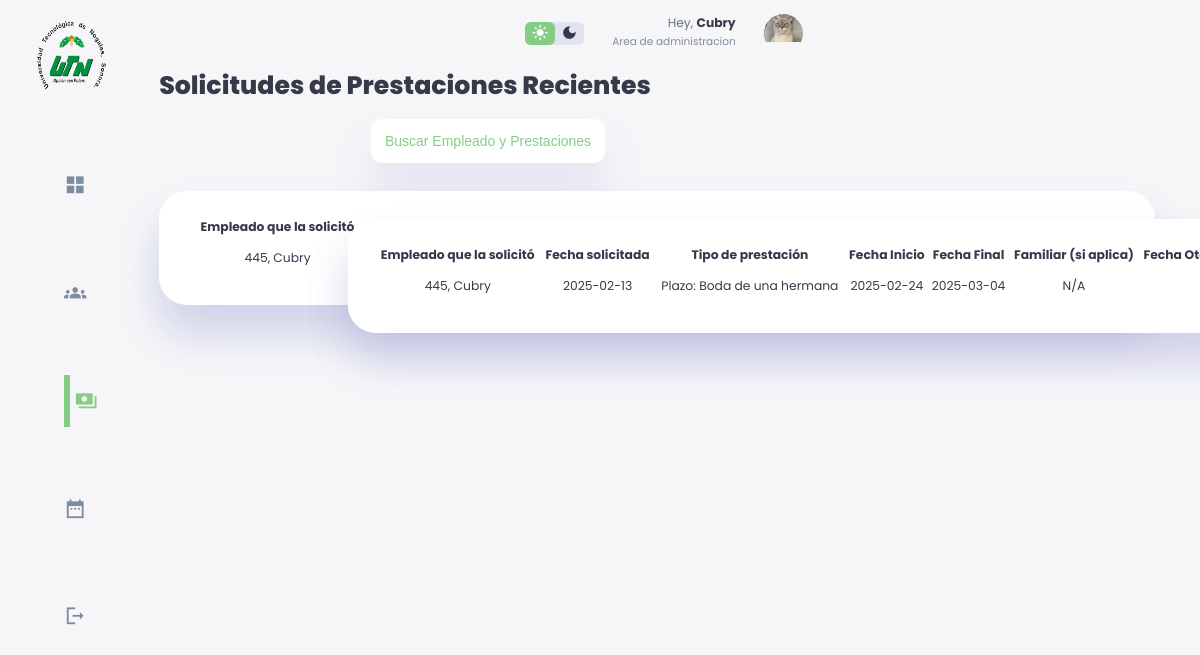
Before: /solicitudesprestaciones.php (signed in) with the older database file.
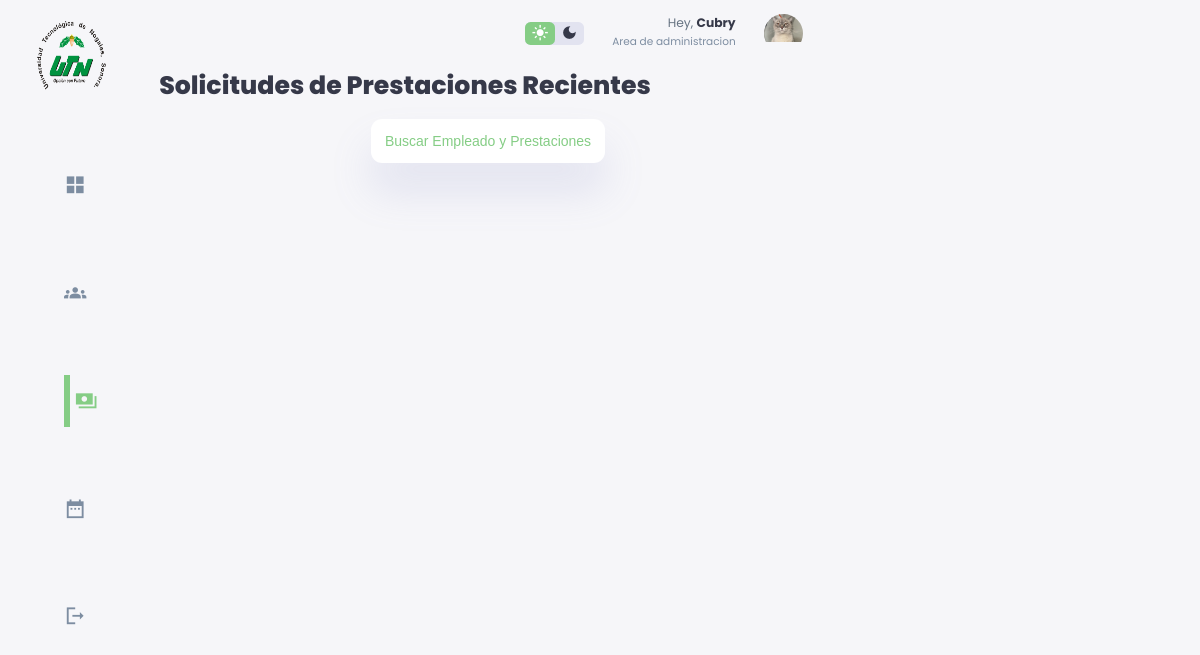
After: the same page with the newer database file.
### tables this page shows
CREATE TABLE `prestacion` (
  `Id_Prestacion` int(11) NOT NULL,
  `Fecha_Solicitada` date NOT NULL DEFAULT current_timestamp(),
  `Fecha_Otorgada` date DEFAULT NULL,
  `Tipo` varchar(40) NOT NULL,
  `Estado` varchar(15) DEFAULT NULL
);

CREATE TABLE `empleado_prestacion` (
  `Numero_Empleado` int(11) NOT NULL,
  `Id_Prestacion` int(11) NOT NULL,
  `Tipo` varchar(40) NOT NULL,
  `Fecha_Solicitada` date NOT NULL DEFAULT current_timestamp(),
  `Fecha_Otorgada` date DEFAULT NULL
);

CREATE TABLE `empleado` (
  `Numero_Empleado` int(20) NOT NULL,
  `Nombre_Empleado` varchar(30) NOT NULL,
  `Contraseña_Empleado` varchar(20) DEFAULT '',
  `Area` varchar(30) NOT NULL,
  `Edad` int(3) NOT NULL,
  `Genero` varchar(12) NOT NULL,
  `Titulo` varchar(50) NOT NULL,
  `Fecha_Ingreso` date NOT NULL DEFAULT current_timestamp(),
  `Direccion` varchar(200) NOT NULL,
  `Telefono` varchar(12) NOT NULL,
  `Discapacidad` varchar(50) NOT NULL DEFAULT 'N/A',
  `Estado` varchar(30) NOT NULL DEFAULT 'Activo',
  `Dias_Extras` int(2) NOT NULL DEFAULT 0,
  `Dias` int(2) NOT NULL DEFAULT 24
);

CREATE TABLE `prestacion_plazos` (
  `Id_Prestacion` int(11) NOT NULL,
  `Numero_Empleado` int(11) NOT NULL,
  `Fecha_Inicio` date NOT NULL,
  `Fecha_Final` date NOT NULL,
  `Tipo` varchar(34) NOT NULL
);

### solicitudesprestaciones.php (the view, shortened to what the changed rows need)
<?php
require_once("conn.php");
?>
<!DOCTYPE html>
<html lang="en">
<head>
    <link rel="stylesheet" href="./styleSolicitudDePrestacionesxd.css">
</head>
<body>
    <div class="container">
        <div class="contenido">
            <h1>Solicitudes de Prestaciones Recientes</h1>
            <?php
            $querySP = $conn->prepare("SELECT * FROM prestacion WHERE Fecha_Otorgada IS NULL");
            $querySP->execute();
            $resultadoSP = $querySP->get_result();
            while($rowSP = $resultadoSP->fetch_assoc()) {
                $fechaSolicitud = $rowSP['Fecha_Solicitada'];
                $idPrestacion = $rowSP['Id_Prestacion'];
                $queryCNE = $conn->prepare("SELECT Numero_Empleado FROM empleado_prestacion WHERE Id_Prestacion = ?");
                $queryCNE->bind_param("i", $idPrestacion);
                $queryCNE->execute();
                $resultCNE = $queryCNE->get_result();
                $rowCNE = $resultCNE->fetch_assoc();
                $numeroEmpleado = $rowCNE['Numero_Empleado'];
                $queryCNME = $conn->prepare("SELECT Nombre_Empleado FROM empleado WHERE Numero_Empleado = ?");
                $queryCNME->bind_param("i", $numeroEmpleado);
                $queryCNME->execute();
                $resultCNME = $queryCNME->get_result();
                $rowCNME = $resultCNME->fetch_assoc();
                $nombreEmpleado = $rowCNME['Nombre_Empleado'];
                if ($rowSP['Tipo'] == "Academico") {
                    $queryCPA = $conn->prepare("SELECT * FROM prestacion_apoyoacademico WHERE Id_Prestacion = ?");
                    $queryCPA->bind_param("i", $idPrestacion);
                    $queryCPA->execute();
                    $resultCPA = $queryCPA->get_result();
                    $rowCPA = $resultCPA->fetch_assoc();
                    $tipo = "Apoyo académico: ".$rowCPA['Tipo'];
                }
                if($rowSP['Tipo'] == "Plazo") {
                    $queryCPP = $conn->prepare("SELECT * FROM prestacion_plazos WHERE Id_Prestacion = ?");
                    $queryCPP->bind_param("i", $idPrestacion);
                    $queryCPP->execute();
                    $resultCPP = $queryCPP->get_result();
                    $rowCPP = $resultCPP->fetch_assoc();
                    $tipo = "Plazo: ".$rowCPP['Tipo'];
                }
                $queryCFP = $conn->prepare("SELECT * FROM familiar_prestacion WHERE Id_Prestacion = ?");
                $queryCFP->bind_param("i", $idPrestacion);
                $queryCFP->execute();
                $resultCFP = $queryCFP->get_result();
                if ($resultCFP->num_rows > 0) {
                    $rowCFP = $resultCFP->fetch_assoc();
                    $idFamiliar = $rowCFP['Id_Familiar'];
                    $queryCF = $conn->prepare("SELECT Nombre_Familiar FROM familiar_empleado WHERE Id_Familiar = ?");
                    $queryCF->bind_param("i", $idFamiliar);
                    $queryCF->execute();
                    $resultCF = $queryCF->get_result();
                    $rowCF = $resultCF->fetch_assoc();
                    $nombreFamiliar = $rowCF['Nombre_Familiar'];
                } else {
                    $nombreFamiliar = "N/A";
                }
                if ($rowSP['Tipo'] == "Plazo") {
                    echo '
                        <main>
                        <div class="prestamos-recientes">
                        <table class="table table-bordered prestamos-recientes">
                            <thead>
                                <tr>
                                    <th>Id Prestación</th>
                                    <th>Empleado que la solicitó</th>
                                    <th>Fecha solicitada</th>
                                    <th>Tipo de prestación</th>
                                    <th>Fecha Inicio</th>
                                    <th>Fecha Final</th>
                                    <th>Familiar (si aplica)</th>
                                    <th>Fecha Otorgada</th>
                                    <th>Estado</th>
                                    <th>Acción</th>
                                </tr>
                            </thead>
                            <tbody>
                                <tr>
                                    <td>' . htmlspecialchars($idPrestacion) . '</td>
                                    <td>' . htmlspecialchars($numeroEmpleado) . ', ' . htmlspecialchars($nombreEmpleado) . '</td>
                                    <td>' . htmlspecialchars($fechaSolicitud) . '</td>
                                    <td>' . htmlspecialchars($tipo) . '</td>
                                    <td>' . htmlspecialchars($rowCPP['Fecha_Inicio']) . '</td>
                                    <td>' . htmlspecialchars($rowCPP['Fecha_Final']) . '</td>
                                    <td>' . htmlspecialchars($nombreFamiliar) . '</td>
                                    <td>' . htmlspecialchars($rowSP['Fecha_Otorgada']) . '</td>
                                    <td>' . htmlspecialchars($rowSP['Estado']) . '</td>
                                    <td>
                                        <form action="otorgarPrestaciones.php" method="post">
                                            <input type="hidden" name="idPrestacion" value="' . htmlspecialchars($idPrestacion) . '">';
                                   echo'         <button type="submit" class="btn btn-primary">Otorgar prestación</button>
                                        </form>
                                    </td>
                                </tr>
                            </tbody>
                        </table>
                    </div>
                    </main>
                    ';
            }
            if ($rowSP['Tipo'] != "Día" && $rowSP['Tipo'] != "Plazo") {
                echo '
                <main>
                <div class="prestamos-recientes">
                <table class="table table-bordered">
                <thead>
                    <tr>
                    <th>Id Prestación</th>
                    <th>Empleado que la solicitó</th>
                    <th>Fecha solicitada</th>
                    <th>Tipo de prestación</th>
                    <th>Familiar (si aplica)</th>
                    <th>Fecha Otorgada</th>
                    <th>Estado</th>
                    <th>Acción</th>
                    </tr>
                </thead>
                <tbody>';
                echo "<tr>";
                echo "<td>".htmlspecialchars($numeroEmpleado).", ".htmlspecialchars($nombreEmpleado)."</td>";
                echo "<td>".htmlspecialchars($fechaSolicitud)."</td>";
                echo "<td>".htmlspecialchars($tipo)."</td>";
                echo "<td>".htmlspecialchars($nombreFamiliar)."</td>";
                echo "<td>".htmlspecialchars($rowSP['Fecha_Otorgada'])."</td>";
                echo "<td>".htmlspecialchars($rowSP['Estado'])."</td>";
                echo "</tr>
                </tbody>
                </table>
                </div>
                </main>";
            }
        }
        ?>
    </div>
</body>
</html>

Changed rows visible on the page:
no longer on this page (row edited): prestacion: empleado_prestacion.Numero_Empleado "445", empleado.Nombre_Empleado "Cubry"
no longer on this page (row edited): prestacion: empleado_prestacion.Numero_Empleado "445", empleado.Nombre_Empleado "Cubry", Fecha_Solicitada "2025-02-13", prestacion_plazos.Tipo "Plazo: Boda de una hermana", prestacion_plazos.Fecha_Inicio "2025-02-24", prestacion_plazos.Fecha_Final "2025-03-04", nombreFamiliar "N/A"
